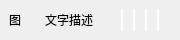
<?xml version="1.0" encoding="UTF-8"?>
<ui version="4.0">
 <class>LocalForm</class>
 <widget class="QWidget" name="LocalForm">
  <property name="geometry">
   <rect>
    <x>0</x>
    <y>0</y>
    <width>180</width>
    <height>40</height>
   </rect>
  </property>
  <property name="minimumSize">
   <size>
    <width>0</width>
    <height>40</height>
   </size>
  </property>
  <property name="maximumSize">
   <size>
    <width>180</width>
    <height>40</height>
   </size>
  </property>
  <property name="windowTitle">
   <string>Form</string>
  </property>
  <layout class="QHBoxLayout" name="horizontalLayout">
   <property name="spacing">
    <number>0</number>
   </property>
   <property name="leftMargin">
    <number>0</number>
   </property>
   <property name="topMargin">
    <number>0</number>
   </property>
   <property name="rightMargin">
    <number>0</number>
   </property>
   <property name="bottomMargin">
    <number>0</number>
   </property>
   <item>
    <widget class="QWidget" name="LFStyle" native="true">
     <property name="styleSheet">
      <string notr="true">#LFStyle:hover
{
	background-color:#D8D8D8;
}
</string>
     </property>
     <layout class="QHBoxLayout" name="horizontalLayout_2">
      <item>
       <widget class="QLabel" name="LFIcon">
        <property name="maximumSize">
         <size>
          <width>30</width>
          <height>16777215</height>
         </size>
        </property>
        <property name="text">
         <string>图</string>
        </property>
       </widget>
      </item>
      <item>
       <widget class="QLabel" name="LFText">
        <property name="maximumSize">
         <size>
          <width>90</width>
          <height>16777215</height>
         </size>
        </property>
        <property name="text">
         <string>文字描述</string>
        </property>
       </widget>
      </item>
      <item>
       <widget class="QWidget" name="LFLineBox" native="true">
        <property name="styleSheet">
         <string notr="true">.QLabel
{
	background-color:#FFFFFF;
}</string>
        </property>
        <layout class="QHBoxLayout" name="horizontalLayout_3">
         <property name="spacing">
          <number>0</number>
         </property>
         <property name="leftMargin">
          <number>0</number>
         </property>
         <property name="topMargin">
          <number>0</number>
         </property>
         <property name="rightMargin">
          <number>0</number>
         </property>
         <property name="bottomMargin">
          <number>0</number>
         </property>
         <item>
          <widget class="QLabel" name="line1">
           <property name="minimumSize">
            <size>
             <width>2</width>
             <height>0</height>
            </size>
           </property>
           <property name="maximumSize">
            <size>
             <width>2</width>
             <height>16777215</height>
            </size>
           </property>
           <property name="text">
            <string/>
           </property>
          </widget>
         </item>
         <item>
          <widget class="QLabel" name="line2">
           <property name="minimumSize">
            <size>
             <width>2</width>
             <height>0</height>
            </size>
           </property>
           <property name="maximumSize">
            <size>
             <width>2</width>
             <height>16777215</height>
            </size>
           </property>
           <property name="text">
            <string/>
           </property>
          </widget>
         </item>
         <item>
          <widget class="QLabel" name="line3">
           <property name="minimumSize">
            <size>
             <width>2</width>
             <height>0</height>
            </size>
           </property>
           <property name="maximumSize">
            <size>
             <width>2</width>
             <height>16777215</height>
            </size>
           </property>
           <property name="text">
            <string/>
           </property>
          </widget>
         </item>
         <item>
          <widget class="QLabel" name="line4">
           <property name="minimumSize">
            <size>
             <width>2</width>
             <height>0</height>
            </size>
           </property>
           <property name="maximumSize">
            <size>
             <width>2</width>
             <height>16777215</height>
            </size>
           </property>
           <property name="text">
            <string/>
           </property>
          </widget>
         </item>
        </layout>
       </widget>
      </item>
     </layout>
    </widget>
   </item>
  </layout>
 </widget>
 <resources/>
 <connections/>
</ui>
